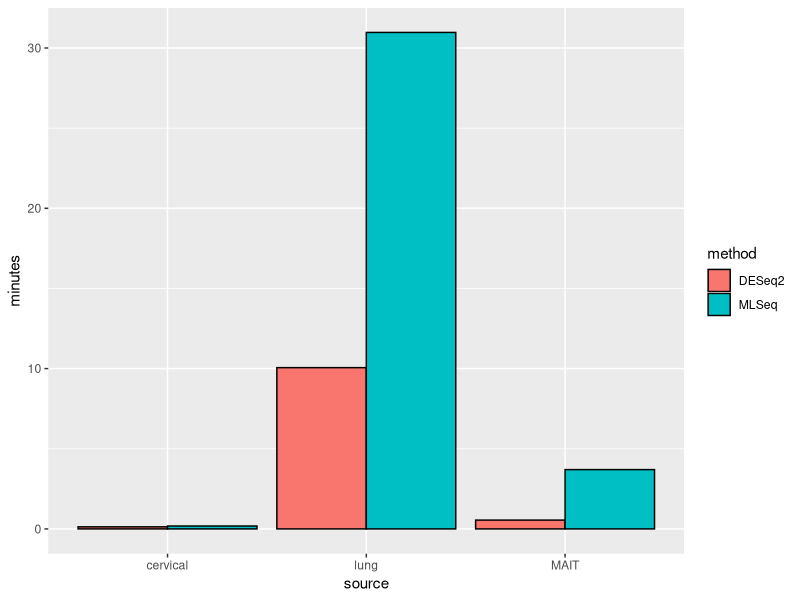

Here is the R script that generated this plot:
## ---- chunk 1
library("ggplot2")
library("tidyverse")
#library("ggrepel")
#library("DESeq2")
#library("pheatmap")
## ---- chunk 2
runtime <- data.frame(
        method=c("DESeq2", "MLSeq", "DESeq2", "MLSeq", "DESeq2", "MLSeq"),
        source=rep(c("cervical", "lung", "MAIT"), each =2),
        minutes=c(0.13, 0.18, 10.06, 30.97, 0.55, 3.70)
 )

g <- ggplot(data=runtime, aes(x=source, y=minutes, fill=method)) +
geom_bar(stat="identity", color = "black", position=position_dodge())
